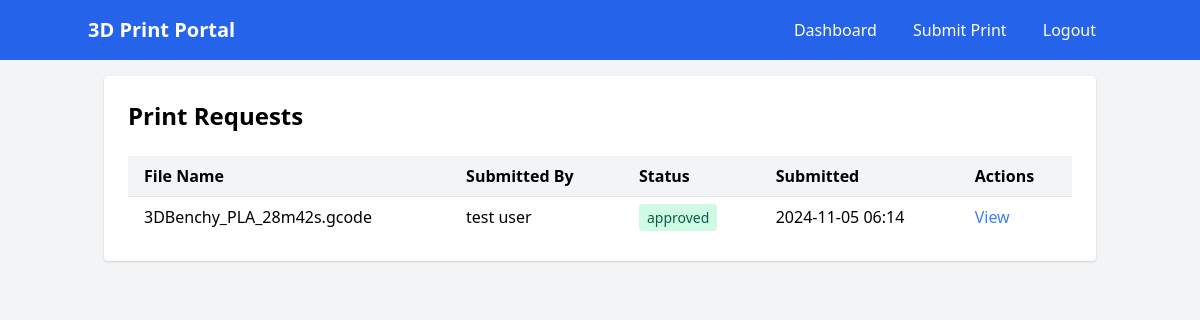
Page /dashboard (signed in) on the committed database.
### app.py (models this page shows)
class PrintRequest(db.Model):
    id = db.Column(db.Integer, primary_key=True)
    filename = db.Column(db.String(120), nullable=False)
    filepath = db.Column(db.String(200), nullable=False)
    status = db.Column(db.String(20), default="pending")
    timestamp = db.Column(db.DateTime, default=datetime.utcnow)
    user_id = db.Column(db.Integer, db.ForeignKey("user.id"), nullable=False)
    notes = db.Column(db.Text)
    estimated_time = db.Column(db.Integer)
    material_type = db.Column(db.String(50))
    material_amount = db.Column(db.Float)
    layer_height = db.Column(db.Float)

class User(UserMixin, db.Model):
    id = db.Column(db.Integer, primary_key=True)
    username = db.Column(db.String(80), unique=True, nullable=False)
    email = db.Column(db.String(120), unique=True, nullable=False)
    id_number = db.Column(db.String(20), unique=True, nullable=False)
    password_hash = db.Column(db.String(120), nullable=False)
    is_admin = db.Column(db.Boolean, default=False)
    print_requests = db.relationship("PrintRequest", backref="user", lazy=True)

### app.py (the view)
@app.route("/dashboard")
@login_required
def dashboard():
    if current_user.is_admin:
        print_requests = PrintRequest.query.order_by(
            PrintRequest.timestamp.desc()
        ).all()
    else:
        print_requests = (
            PrintRequest.query.filter_by(user_id=current_user.id)
            .order_by(PrintRequest.timestamp.desc())
            .all()
        )
    return render_template("dashboard.html", print_requests=print_requests)

### app.py (called while the page is built)
@login_manager.user_loader
def load_user(user_id):
    return db.session.get(User, int(user_id))

### templates/dashboard.html (shortened to what this page needs)
{% extends "base.html" %}
{% block content %}
<div class="bg-white p-6 rounded shadow">
    <h2 class="text-2xl font-bold mb-6">Print Requests</h2>
    <table class="w-full">
        <thead>
            <tr class="bg-gray-100">
                <th class="px-4 py-2 text-left">File Name</th>
                <th class="px-4 py-2 text-left">Submitted By</th>
                <th class="px-4 py-2 text-left">Status</th>
                <th class="px-4 py-2 text-left">Submitted</th>
                <th class="px-4 py-2 text-left">Actions</th>
            </tr>
        </thead>
        <tbody>
            {% for request in print_requests %}
            <tr class="border-t">
                <td class="px-4 py-2">{{ request.filename }}</td>
                <td class="px-4 py-2">{{ request.user.username }}</td>
                <td class="px-4 py-2">
                    <span class="px-2 py-1 rounded text-sm
                        {% if request.status == 'pending' %}bg-yellow-100 text-yellow-800
                        {% elif request.status == 'approved' %}bg-green-100 text-green-800
                        {% elif request.status == 'denied' %}bg-red-100 text-red-800
                        {% endif %}">
                        {{ request.status }}
                    </span>
                </td>
                <td class="px-4 py-2">{{ request.timestamp.strftime('%Y-%m-%d %H:%M') }}</td>
                <td class="px-4 py-2">
                    <a href="{{ url_for('view_request', request_id=request.id) }}"
                       class="text-blue-500 hover:text-blue-700">View</a>
                </td>
            </tr>
            {% endfor %}
        </tbody>
    </table>
</div>
{% endblock %}

### rows in the picture
PrintRequest: filename "3DBenchy_PLA_28m42s.gcode", user.username "test user", status "approved", timestamp "2024-11-05 06:14"
